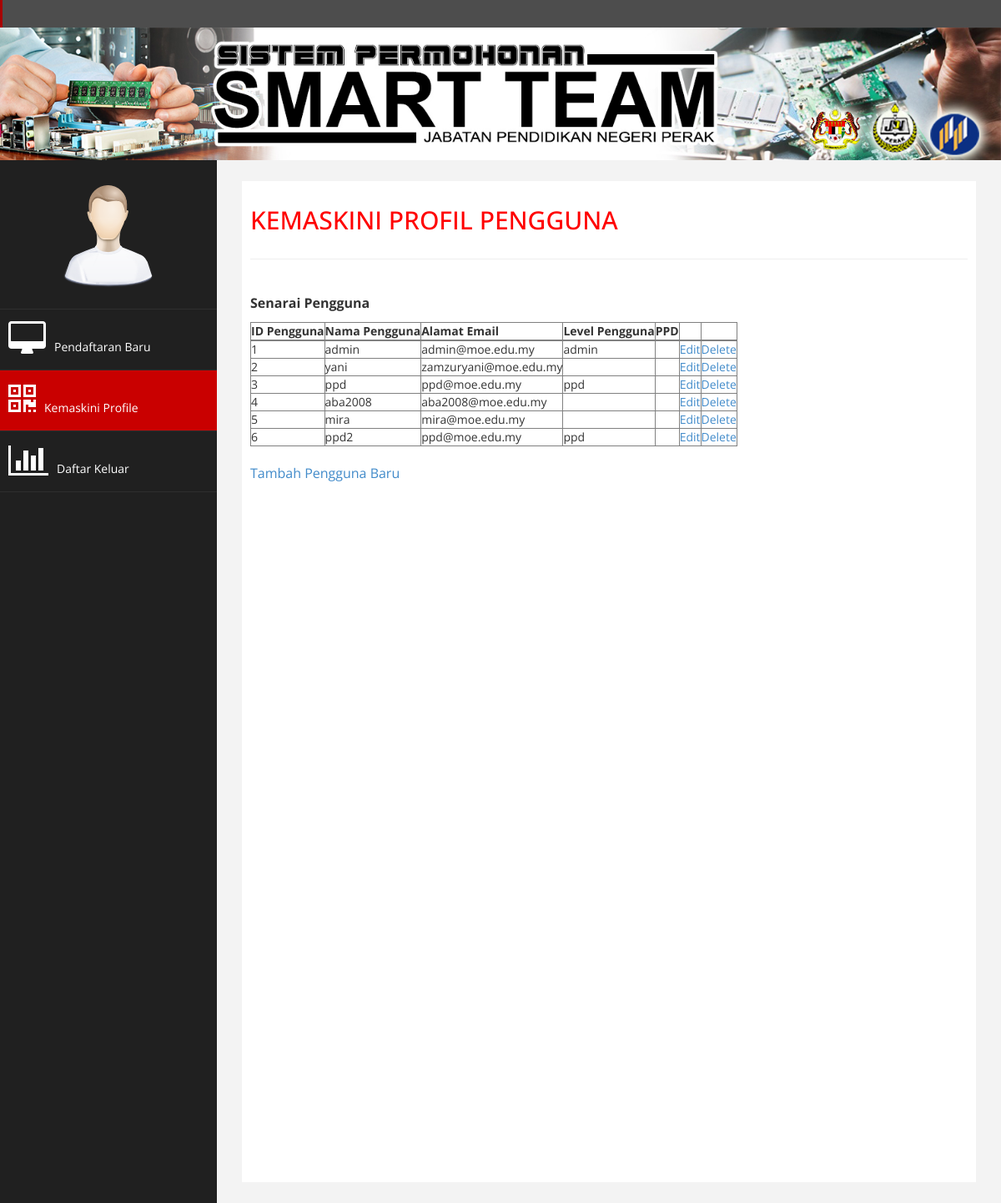
The app's page /admin/update.php, older data.
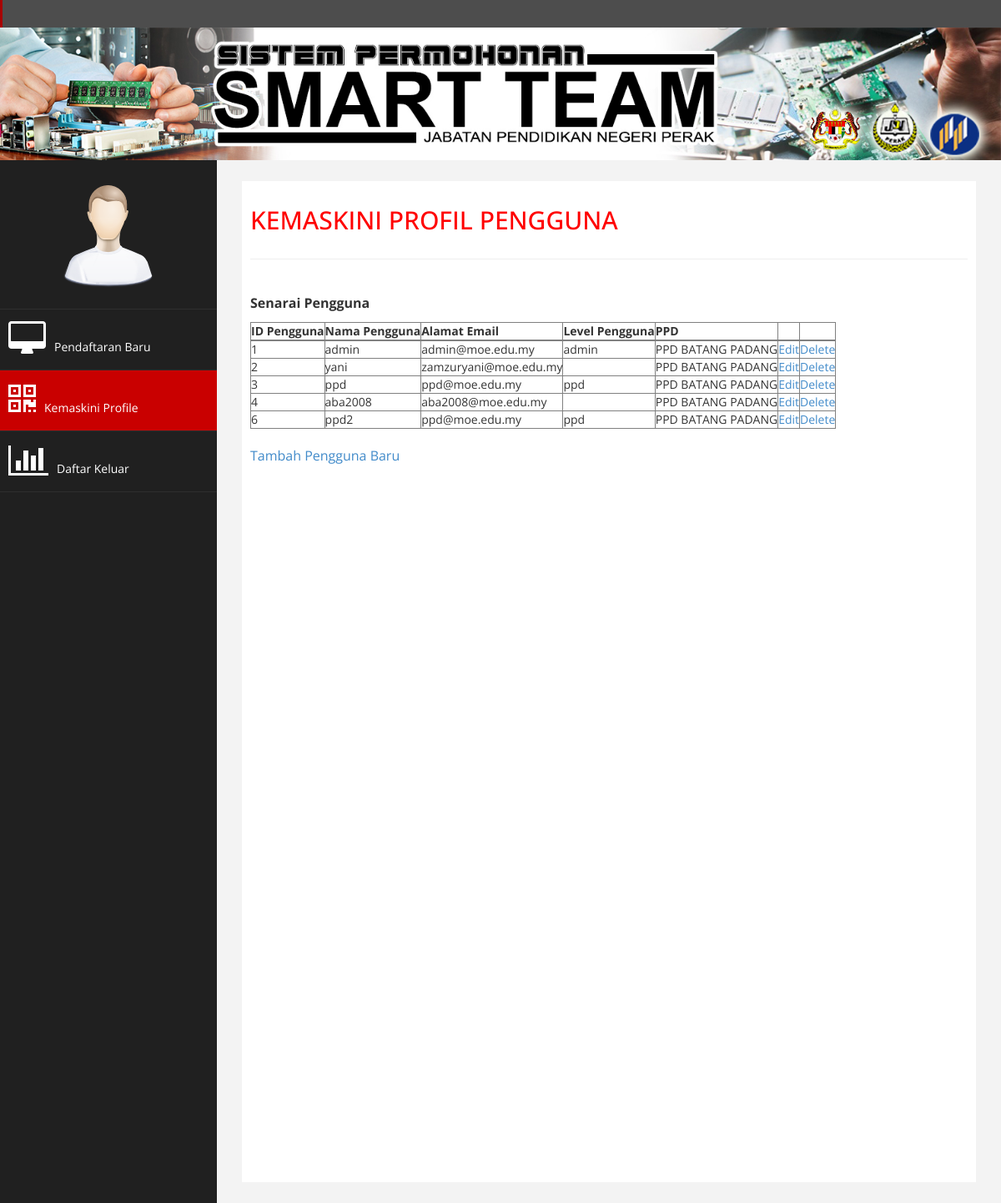
The same page, newer data.
### tables this page shows
CREATE TABLE `user` (
  `id_user` int(255) NOT NULL,
  `username` varchar(100) NOT NULL,
  `email` varchar(100) NOT NULL,
  `password` varchar(100) NOT NULL,
  `level_user` enum('admin','JPN','ppd','jtk') NOT NULL,
  `ppd` enum('PPD BATANG PADANG','PPD MANJUNG','PPD KRIAN','PPD HILIR PERAK','PPD PERAK TENGAH','PPD KUALA KANGSAR','PPD LARUT/MATANG/SELAMA','PPD KINTA UTARA','PPD KINTA SELATAN') NOT NULL
);

### admin/update.php (the view, shortened to what this page needs)
<!DOCTYPE html>
<html xmlns="http://www.w3.org/1999/xhtml">
<?php
$page = 'update';
include ('include/header.php');
include ('include/topnav.php');
?>
        <div id="page-wrapper" >
            <div id="page-inner">
                <div class="row">
                    <div class="col-md-12">
                     <h2>KEMASKINI PROFIL PENGGUNA
                </h2></div></div>
                 <hr />
<?php
include('../include/dbconnect.php');
$sql = "SELECT * FROM user";
$result = $conn->query($sql);
echo "<p><b> Senarai Pengguna</b></p>";
echo "<table border='1' cellpadding='10'>";
echo "<tr><th>ID Pengguna</th><th>Nama Pengguna</th><th>Alamat Email</th><th>Level Pengguna</th><th>PPD</th><th></th><th></tr><th></th>";
    while($row = mysqli_fetch_array($result)) {
        echo "<tr>";
        echo '<td>' . $row['id_user'] . '</td>';
        echo '<td>' . $row['username'] . '</td>';
        echo '<td>' . $row['email'] . '</td>';
        echo '<td>' . $row['level_user'] . '</td>';
        echo '<td>' . $row['ppd'] . '</td>';
        echo '<td><a href="record.php?id=' . $row['id_user'] . '">Edit</a></td>';
        echo '<td><a href="delete.php?id='. $row['id_user'] . '">Delete</a></td>';
    }
    echo "</table>";
?>
<p><a href="index.php">Tambah Pengguna Baru</a></p>
    </div>
            </div>
        </div>
</body>
</html>

### admin/include/header.php (shortened to what this page needs)
<head>
    <link href="../assets/css/bootstrap.css" rel="stylesheet" />
    <link href="../assets/css/font-awesome.css" rel="stylesheet" />
    <link href="../assets/css/custom.css" rel="stylesheet" />
</head>
<body>
    <div id="wrapper">
      <nav class="navbar navbar-default navbar-cls-top " role="navigation" style="margin-bottom: 0">
        <div class="navbar-header">
                <h6>&nbsp;</h6>
        </div>
          <img src="../assets/img/BANNER.jpg" width="100%" height="auto">
      </nav>

### admin/include/topnav.php (shortened to what this page needs)
        <nav class="navbar-default navbar-side" role="navigation">
    <div class="sidebar-collapse">
        <ul class="nav" id="main-menu">
        <li class="text-center">
            <img src="assets/img/find_user.png" class="user-image img-responsive"/>
          </li>
            <li><a class="<?php if($page=='admin'){echo 'active-menu';}?>" href="index.php"><i class="fa fa-desktop fa-3x"></i>Pendaftaran Baru</a></li>
            <li><a class="<?php if($page=='update'){echo 'active-menu';}?>" href="update.php"><i class="fa fa-qrcode fa-3x"></i>Kemaskini Profile</a></li>
            <li><a  href="../logout.php"><i class="fa fa-bar-chart-o fa-3x"></i>Daftar Keluar</a></li>
        </ul>
    </div>
</nav>

### assets/css/custom.css (style rules this page uses)
body { font-family: 'Open Sans', sans-serif; }
#wrapper { width: 100%; background:#202020; }
#page-wrapper { padding: 15px 15px; min-height: 600px; background:#F3F3F3; }
#page-inner { width:100%; margin:10px 20px 10px 0px; background-color:#fff!important; padding:10px; min-height:1200px; }
.text-center { text-align:center; }
h2 { color: #f00; }
p { font-size:16px; line-height:25px; padding-top:20px; }
.user-image { margin: 25px auto; -webkit-border-radius: 10px; -moz-border-radius: 10px; border-radius: 10px; max-height:170px; max-width:170px; }
.active-menu { background-color:#C90000!important; }
.sidebar-collapse , .sidebar-collapse .nav { background:none; }
.sidebar-collapse .nav { padding:0; }
.sidebar-collapse .nav > li > a { color:#fff; background:#202020; text-shadow:none; }
.sidebar-collapse > .nav > li > a { padding:15px 10px; }
.sidebar-collapse > .nav > li { border-bottom: 1px solid rgba(107, 108, 109, 0.19); }
.navbar-side { border:none; background-color: #202020; }
.navbar-cls-top { background:#4D4D4D; border-bottom:none; }
.navbar-default { border:0px solid black; }
.navbar-header { background: #A70303; }
.nav > li > a > i { margin-right:10px; }
@media (min-width:768px) { #page-wrapper { margin: 0 0 0 260px; padding: 15px 30px; min-height: 1200px; } }
@media (min-width:768px) { .navbar-side { z-index: 1; position: absolute; width: 260px; } }
@media (min-width:768px) { .navbar { border-radius: 0px; } }

Row changes from the older to the newer data that the page shows:
removed user: id_user "5", username "mira", email "mira@moe.edu.my"
changed user "admin": ppd (not shown) → "PPD BATANG PADANG"
changed user "yani": ppd (not shown) → "PPD BATANG PADANG"
changed user id 3: ppd (not shown) → "PPD BATANG PADANG"
changed user "aba2008": ppd (not shown) → "PPD BATANG PADANG"
changed user "ppd2": ppd (not shown) → "PPD BATANG PADANG"
